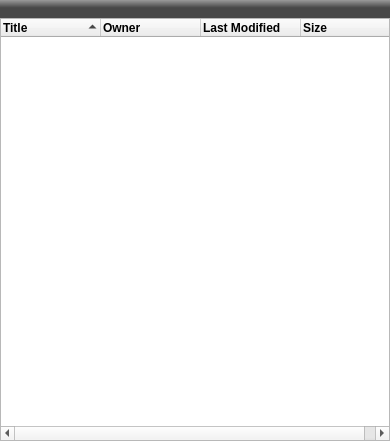
<?xml version="1.0" encoding="UTF-8"?>
<ui version="4.0">
 <class>FilePanel</class>
 <widget class="QWidget" name="FilePanel">
  <property name="geometry">
   <rect>
    <x>0</x>
    <y>0</y>
    <width>390</width>
    <height>441</height>
   </rect>
  </property>
  <property name="windowTitle">
   <string>Form</string>
  </property>
  <layout class="QVBoxLayout" name="verticalLayout">
   <property name="spacing">
    <number>0</number>
   </property>
   <property name="margin">
    <number>0</number>
   </property>
   <item>
    <layout class="QVBoxLayout" name="leftPanelVLayout" stretch="0,0">
     <property name="spacing">
      <number>0</number>
     </property>
     <item>
      <widget class="QLabel" name="pathLabelLeft">
       <property name="sizePolicy">
        <sizepolicy hsizetype="Expanding" vsizetype="Preferred">
         <horstretch>0</horstretch>
         <verstretch>3</verstretch>
        </sizepolicy>
       </property>
       <property name="minimumSize">
        <size>
         <width>0</width>
         <height>18</height>
        </size>
       </property>
       <property name="maximumSize">
        <size>
         <width>16777215</width>
         <height>20</height>
        </size>
       </property>
       <property name="font">
        <font>
         <family>Arial</family>
         <pointsize>9</pointsize>
         <weight>75</weight>
         <bold>true</bold>
        </font>
       </property>
       <property name="styleSheet">
        <string notr="true">background-color: qlineargradient(spread:pad, x1:1, y1:0.432, x2:1, y2:0, stop:0 rgba(72, 72, 72, 255), stop:1 rgba(154, 154, 154, 255));
color: rgb(255, 255, 255);</string>
       </property>
       <property name="frameShape">
        <enum>QFrame::NoFrame</enum>
       </property>
       <property name="text">
        <string/>
       </property>
       <property name="textFormat">
        <enum>Qt::AutoText</enum>
       </property>
       <property name="scaledContents">
        <bool>false</bool>
       </property>
       <property name="alignment">
        <set>Qt::AlignLeading|Qt::AlignLeft|Qt::AlignVCenter</set>
       </property>
       <property name="wordWrap">
        <bool>false</bool>
       </property>
       <property name="margin">
        <number>1</number>
       </property>
       <property name="indent">
        <number>-1</number>
       </property>
       <property name="textInteractionFlags">
        <set>Qt::NoTextInteraction</set>
       </property>
      </widget>
     </item>
     <item>
      <widget class="QTreeWidget" name="filesViewLeft">
       <property name="sizePolicy">
        <sizepolicy hsizetype="Expanding" vsizetype="Expanding">
         <horstretch>0</horstretch>
         <verstretch>97</verstretch>
        </sizepolicy>
       </property>
       <property name="minimumSize">
        <size>
         <width>0</width>
         <height>0</height>
        </size>
       </property>
       <property name="maximumSize">
        <size>
         <width>16777215</width>
         <height>16777202</height>
        </size>
       </property>
       <property name="font">
        <font>
         <family>Arial</family>
         <pointsize>9</pointsize>
         <weight>75</weight>
         <bold>true</bold>
        </font>
       </property>
       <property name="cursor" stdset="0">
        <cursorShape>PointingHandCursor</cursorShape>
       </property>
       <property name="styleSheet">
        <string notr="true"/>
       </property>
       <property name="dragEnabled">
        <bool>false</bool>
       </property>
       <property name="dragDropMode">
        <enum>QAbstractItemView::DragOnly</enum>
       </property>
       <property name="sortingEnabled">
        <bool>false</bool>
       </property>
       <property name="animated">
        <bool>true</bool>
       </property>
       <attribute name="headerDefaultSectionSize">
        <number>100</number>
       </attribute>
       <attribute name="headerHighlightSections">
        <bool>true</bool>
       </attribute>
       <attribute name="headerShowSortIndicator" stdset="0">
        <bool>true</bool>
       </attribute>
       <column>
        <property name="text">
         <string>Title</string>
        </property>
       </column>
       <column>
        <property name="text">
         <string>Owner</string>
        </property>
       </column>
       <column>
        <property name="text">
         <string>Last Modified</string>
        </property>
       </column>
       <column>
        <property name="text">
         <string>Size</string>
        </property>
       </column>
      </widget>
     </item>
    </layout>
   </item>
  </layout>
 </widget>
 <resources/>
 <connections/>
</ui>
